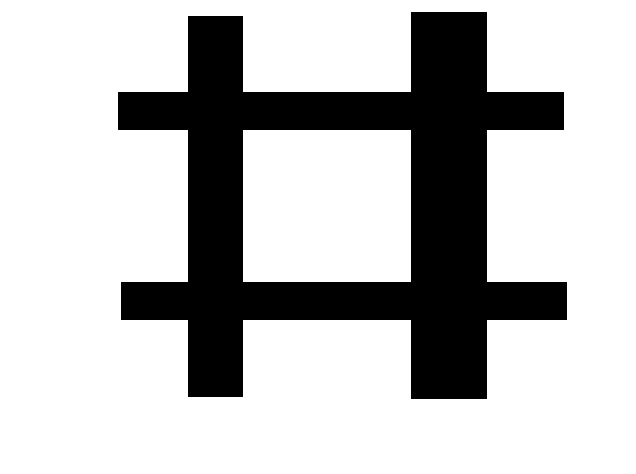
#> input picture 11_gradient/images/sobel4.bmp, 636 x 474 px
$ python 2_sobel1.py   (older library calls are emulated)
#> lines starting #> are read from the running program, lines starting #| are printed output that depends on the picture; after the words box and inside, x2 and y2 are one past the last pixel; in counts of white or black regions, pixels touching at a corner belong together
import cv2

img = cv2.imread('./images/sobel4.bmp', cv2.IMREAD_GRAYSCALE)
#> img: shape (474, 636); 75.4% white; 1 black region, box (x1, y1, x2, y2) and area: (118, 12, 567, 399) 74307

sobelx_error = cv2.Sobel(img, -1, 1, 0)
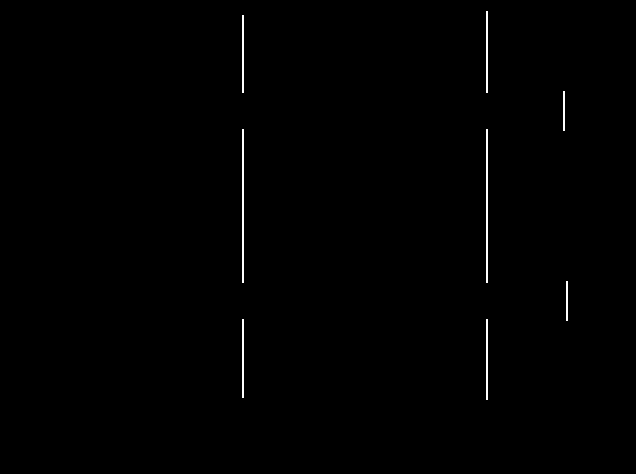
#> sobelx_error: shape (474, 636); 0.47% white in thin lines or dots, all inside (x1, y1, x2, y2) = (242, 11, 568, 400)

sobelx = cv2.Sobel(img, cv2.CV_64F, 1, 0)
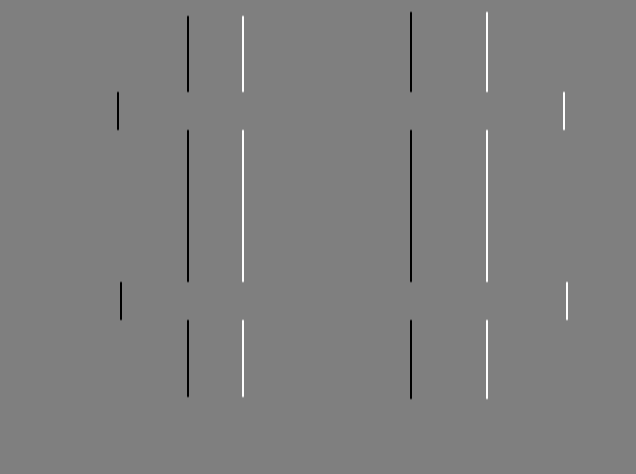
#> sobelx: shape (474, 636) float64; min -1020, max 1020, mean 0; drawn with min black and max white
sobelx = cv2.convertScaleAbs(sobelx)   # 转回uint8
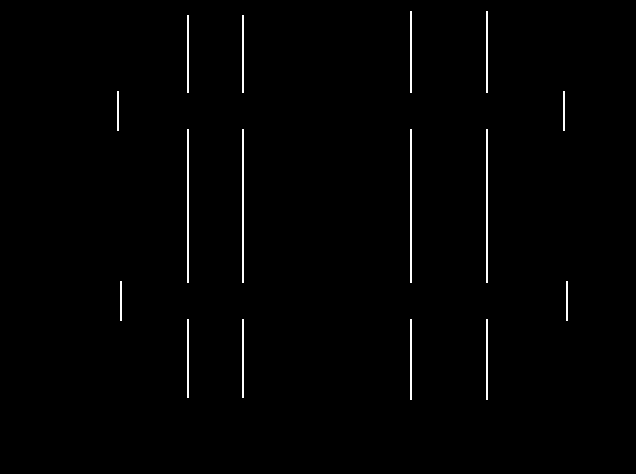
#> sobelx: shape (474, 636); 0.94% white in thin lines or dots, all inside (x1, y1, x2, y2) = (117, 11, 568, 400)

cv2.imshow('original', img)
cv2.imshow('with error', sobelx_error)
cv2.imshow('x', sobelx)

cv2.waitKey(0)
cv2.destroyAllWindows()

$ run again, with 11_gradient/images/sobel1.bmp copied over 11_gradient/images/sobel4.bmp
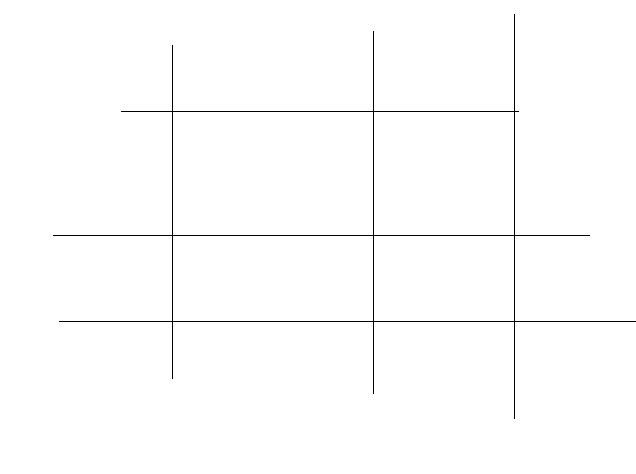
#> input picture 11_gradient/images/sobel1.bmp, 636 x 474 px
#> img: shape (474, 636); 99.1% white; black in thin lines or dots, all inside (x1, y1, x2, y2) = (53, 14, 636, 419)
#> sobelx_error: shape (474, 636); 0.37% white in thin lines or dots, all inside (x1, y1, x2, y2) = (173, 13, 591, 420)
#> `sobelx = cv2.Sobel(img, cv2.CV_64F, 1, 0)`:
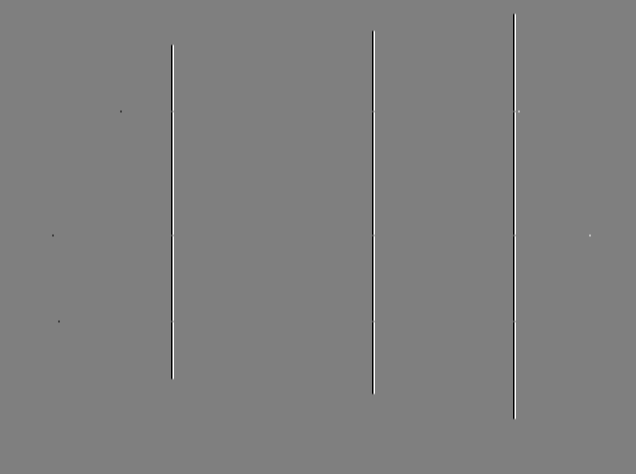
#> sobelx: shape (474, 636) float64; min -1020, max 1020, mean 0; drawn with min black and max white
#> `sobelx = cv2.convertScaleAbs(sobelx)`:
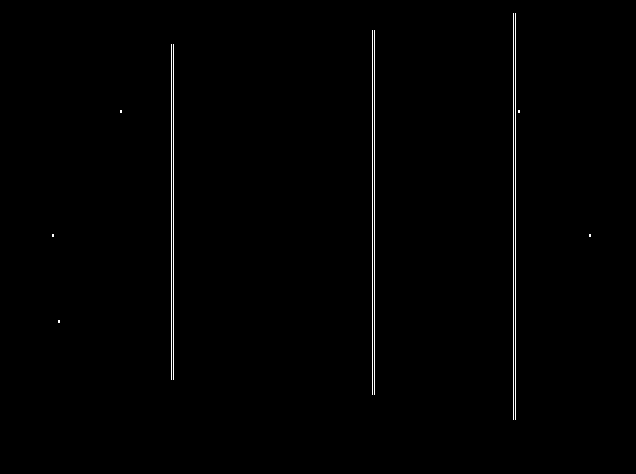
#> sobelx: shape (474, 636); 0.75% white in thin lines or dots, all inside (x1, y1, x2, y2) = (52, 13, 591, 420)

$ run again, with 11_gradient/images/sobel2.bmp copied over 11_gradient/images/sobel4.bmp
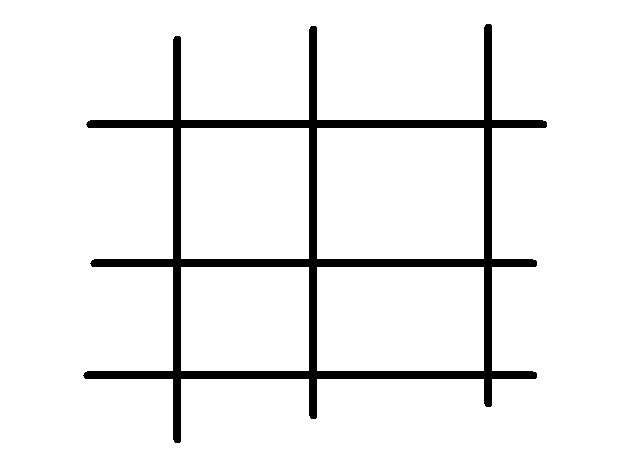
#> input picture 11_gradient/images/sobel2.bmp, 636 x 474 px
#> img: shape (474, 636); 93.5% white; 1 black region, box (x1, y1, x2, y2) and area: (83, 24, 547, 443) 19700
#> sobelx_error: shape (474, 636); 0.78% white in thin lines or dots, all inside (x1, y1, x2, y2) = (179, 23, 548, 444)
#> `sobelx = cv2.Sobel(img, cv2.CV_64F, 1, 0)`:
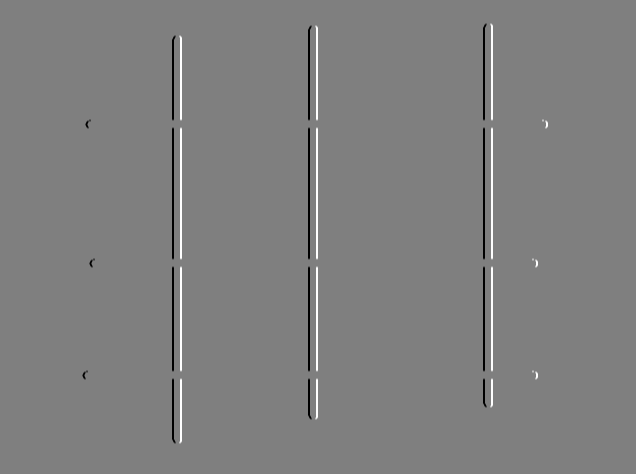
#> sobelx: shape (474, 636) float64; min -1020, max 1020, mean 0; drawn with min black and max white
#> `sobelx = cv2.convertScaleAbs(sobelx)`:
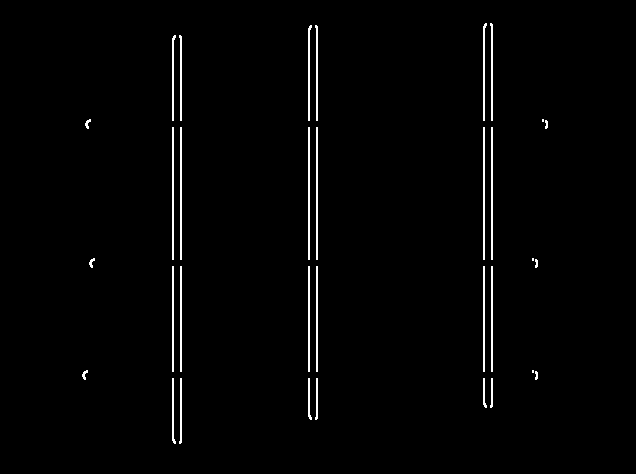
#> sobelx: shape (474, 636); 1.6% white in thin lines or dots, all inside (x1, y1, x2, y2) = (82, 23, 548, 444)

$ run again, with 11_gradient/images/sobel3.bmp copied over 11_gradient/images/sobel4.bmp
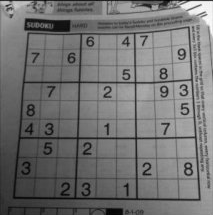
#> input picture 11_gradient/images/sobel3.bmp, 213 x 215 px
#> img is the input picture: shape (215, 213); min 0, max 255, mean 113.6
#> `sobelx = cv2.Sobel(img, cv2.CV_64F, 1, 0)`:
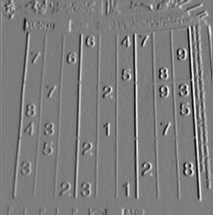
#> sobelx: shape (215, 213) float64; min -495, max 516, mean 3.1; drawn with min black and max white
#> `sobelx = cv2.convertScaleAbs(sobelx)`:
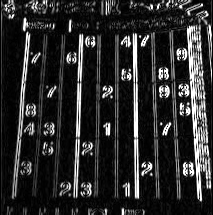
#> sobelx: shape (215, 213); min 0, max 255, mean 44
